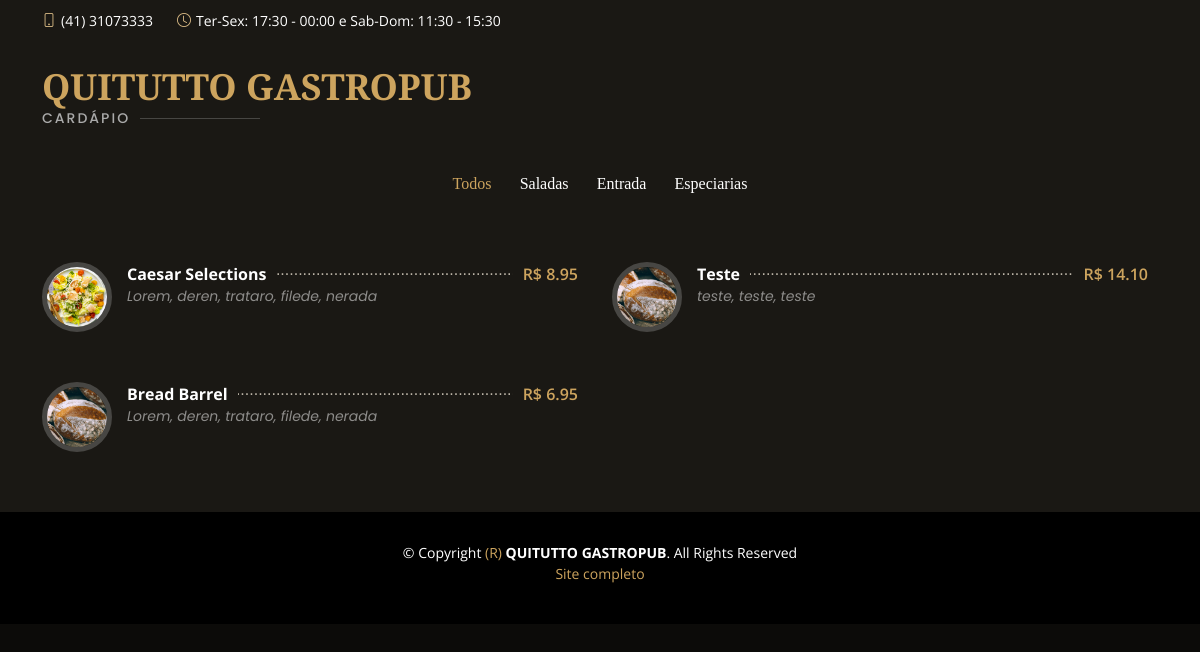
Page /cardapio.php on the committed database.
### tables this page shows
CREATE TABLE `config` (
  `id_config` int(11) NOT NULL,
  `detalhe` varchar(64) NOT NULL,
  `config` longtext NOT NULL
);

CREATE TABLE `categoria` (
  `id_categoria` int(11) NOT NULL,
  `nome` varchar(64) NOT NULL
);

CREATE TABLE `item` (
  `id_item` int(11) NOT NULL,
  `nome` varchar(64) NOT NULL,
  `ingrediente` longtext NOT NULL,
  `valor` varchar(64) NOT NULL,
  `ativo` int(11) NOT NULL DEFAULT 0,
  `categoria` int(11) NOT NULL,
  `img` varchar(64) NOT NULL DEFAULT 'assets/img/menu/bread-barrel.jpg'
);

### cardapio.php (the view, shortened to what this page needs)
<!DOCTYPE html>
<html lang="en">
  <?php
include("BD/conecta.php");
    $selecionaNome=mysqli_query($conexao, "select * from config where id_config=15");
    $campoNome=mysqli_fetch_assoc($selecionaNome);
    $selecionaTelefone=mysqli_query($conexao, "select * from config where id_config=14");
    $campoTelefone=mysqli_fetch_assoc($selecionaTelefone);
    $selecionaFunc=mysqli_query($conexao, "select * from config where id_config=16");
    $campoFunc=mysqli_fetch_assoc($selecionaFunc);
    ?>
<head>
  <link href="assets/vendor/animate.css/animate.min.css" rel="stylesheet">
  <link href="assets/vendor/aos/aos.css" rel="stylesheet">
  <link href="assets/vendor/bootstrap/css/bootstrap.min.css" rel="stylesheet">
  <link href="assets/vendor/bootstrap-icons/bootstrap-icons.css" rel="stylesheet">
  <link href="assets/vendor/boxicons/css/boxicons.min.css" rel="stylesheet">
  <link href="assets/vendor/glightbox/css/glightbox.min.css" rel="stylesheet">
  <link href="assets/vendor/swiper/swiper-bundle.min.css" rel="stylesheet">
  <link href="assets/css/style.css" rel="stylesheet">
</head>
<body>
  <div id="topbar" class="d-flex align-items-center fixed-top">
    <div class="container d-flex justify-content-center justify-content-md-between">
      <div class="contact-info d-flex align-items-center">
        <i class="bi bi-phone d-flex align-items-center"><span><?php echo $campoTelefone['config']; ?></span></i>
        <i class="bi bi-clock d-flex align-items-center ms-4"><span> <?php echo $campoFunc['config']; ?></span></i>
      </div>
    </div>
  </div>
  <main id="main">
    <section id="menu" class="menu section-bg">
      <div class="container" data-aos="fade-up">
        <div class="section-title">
            <p><?php echo $campoNome['config']; ?></p>
          <h2>Cardápio</h2>
        </div>
<?php
include("BD/conecta.php");
$selecionaCategorias=mysqli_query($conexao, "select * from categoria order by id_categoria");
?>
        <div class="row" data-aos="fade-up" data-aos-delay="100">
          <div class="col-lg-12 d-flex justify-content-center">
            <ul id="menu-flters">
              <li data-filter="*" class="filter-active">Todos</li>
              <?php
              while($categorias=mysqli_fetch_array($selecionaCategorias)){
              ?>
              <li data-filter=".<?php echo $categorias['nome']; ?>"><?php echo $categorias['nome']; ?></li>
                <?php } ?>
            </ul>
          </div>
        </div>
        <div class="row menu-container" data-aos="fade-up" data-aos-delay="200">
              <?php
              $selecionaItens=mysqli_query($conexao, "select * from item where ativo=1 order by categoria");
              while($itens=mysqli_fetch_array($selecionaItens)){
                $categoriaSelecionada=$itens['categoria'];
                $selecionaCategoriaItem=mysqli_query($conexao, "select * from categoria where id_categoria=$categoriaSelecionada");
                $CategoriaItem=mysqli_fetch_array($selecionaCategoriaItem);
              ?>
          <div class="col-lg-6 menu-item <?php echo $CategoriaItem['nome']; ?>">
            <img src="<?php echo $itens['img']; ?>" class="menu-img" alt="">
            <div class="menu-content">
              <a href="#"><?php echo $itens['nome']; ?></a><span><?php echo $itens['valor']; ?></span>
            </div>
            <div class="menu-ingredients">
            <?php echo $itens['ingrediente']; ?>
            </div>
          </div>
                <?php } ?>
        </div>
      </div>
    </section>
  </main>
  <footer id="footer">
    <div class="container">
      <div class="copyright">
        &copy; Copyright <a  href="/login/index.php">(R)</a> <strong><span><?php echo $campoNome['config']; ?></span></strong>. All Rights Reserved<br>
        <a  href="index.php">Site completo</a>
      </div>
      <div class="credits">
      </div>
    </div>
  </footer>
</body>
</html>

### assets/css/style.css (style rules this page uses)
body { font-family: "Open Sans", sans-serif; background: #0c0b09; color: #fff; }
a { color: #cda45e; text-decoration: none; }
h1, h2, h3, h4, h5, h6 { font-family: "Playfair Display", serif; }
#topbar { height: 40px; font-size: 14px; transition: all 0.5s; z-index: 996; }
#topbar .contact-info i { font-style: normal; color: #d9ba85; }
#topbar .contact-info i span { padding-left: 5px; color: #fff; }
section { padding: 60px 0; overflow: hidden; }
.section-bg { background-color: #1a1814; }
.section-title { padding-bottom: 40px; }
.section-title h2 { font-size: 14px; font-weight: 500; padding: 0; line-height: 1px; margin: 0 0 5px 0; letter-spacing: 2px; text-transform: uppercase; color: #aaaaaa; font-family: "Poppins", sans-serif; }
.section-title h2::after { content: ""; width: 120px; height: 1px; display: inline-block; background: rgba(255, 255, 255, 0.2); margin: 4px 10px; }
.section-title p { margin: 0; margin: 0; font-size: 36px; font-weight: 700; font-family: "Playfair Display", serif; color: #cda45e; }
.menu #menu-flters { padding: 0; margin: 0 auto 0 auto; list-style: none; text-align: center; border-radius: 50px; }
.menu #menu-flters li { cursor: pointer; display: inline-block; padding: 8px 12px 10px 12px; font-size: 16px; font-weight: 500; line-height: 1; color: #fff; margin-bottom: 10px; transition: all ease-in-out 0.3s; border-radius: 50px; font-family: "Playfair Display", serif; }
.menu #menu-flters li:hover, .menu #menu-flters li.filter-active { color: #cda45e; }
.menu #menu-flters li:last-child { margin-right: 0; }
.menu .menu-item { margin-top: 50px; }
.menu .menu-img { width: 70px; border-radius: 50%; float: left; border: 5px solid rgba(255, 255, 255, 0.2); }
.menu .menu-content { margin-left: 85px; overflow: hidden; display: flex; justify-content: space-between; position: relative; }
.menu .menu-content::after { content: "......................................................................""....................................................................""...................................................................."; position: absolute; left: 20px; right: 0; top: -4px; z-index: 1; color: #bab3a6; font-family: Arial, "Helvetica Neue", Helvetica, sans-serif; }
.menu .menu-content a { padding-right: 10px; background: #1a1814; position: relative; z-index: 3; font-weight: 700; color: white; transition: 0.3s; }
.menu .menu-content span { background: #1a1814; position: relative; z-index: 3; padding: 0 10px; font-weight: 600; color: #cda45e; }
.menu .menu-ingredients { margin-left: 85px; font-style: italic; font-size: 14px; font-family: "Poppins", sans-serif; color: rgba(255, 255, 255, 0.5); }
#footer { background: black; padding: 0 0 30px 0; color: #fff; font-size: 14px; }
#footer .copyright { text-align: center; padding-top: 30px; }
#footer .credits { padding-top: 10px; text-align: center; font-size: 13px; color: #fff; }

### rows in the picture
config: config "(41) 31073333"
config: config "Ter-Sex: 17:30 - 00:00 e Sab-Dom: 11:30 - 15:30"
config: config "QUITUTTO GASTROPUB"
categoria: nome "Saladas"
categoria: nome "Entrada"
categoria: nome "Especiarias"
item: img (picture), nome "Caesar Selections", valor "R$ 8.95", ingrediente "Lorem, deren, trataro, filede, nerada"
item: img (picture), nome "Teste", valor "R$ 14.10", ingrediente "teste, teste, teste"
item: img (picture), nome "Bread Barrel", valor "R$ 6.95", ingrediente "Lorem, deren, trataro, filede, nerada"
